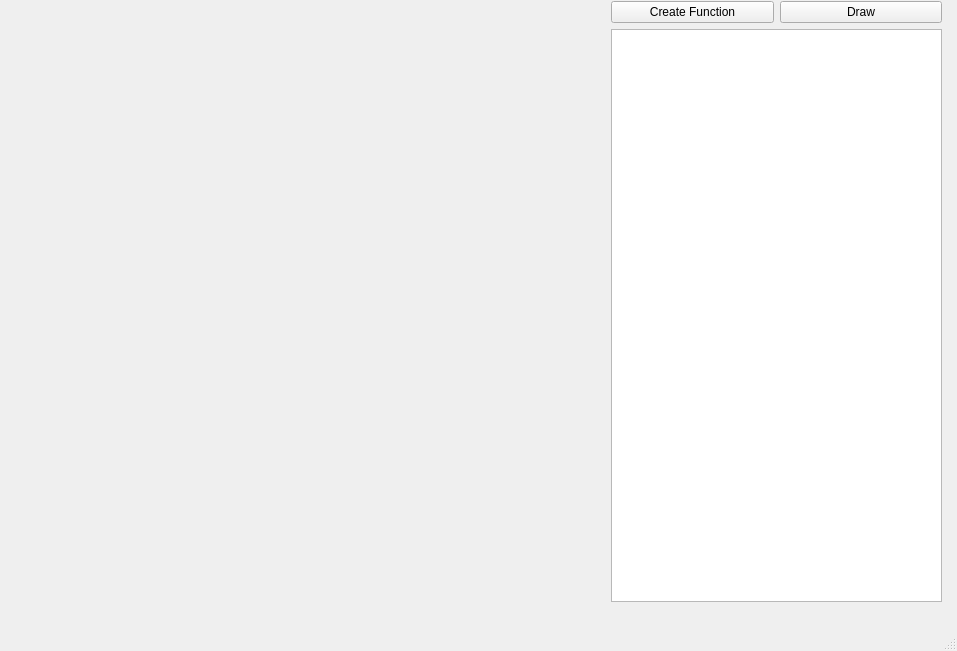
<?xml version="1.0" encoding="UTF-8"?>
<ui version="4.0">
 <class>MainWindow</class>
 <widget class="QMainWindow" name="MainWindow">
  <property name="geometry">
   <rect>
    <x>0</x>
    <y>0</y>
    <width>957</width>
    <height>651</height>
   </rect>
  </property>
  <property name="windowTitle">
   <string>MainWindow</string>
  </property>
  <widget class="QWidget" name="centralwidget">
   <widget class="QWidget" name="DrawerWidget" native="true">
    <property name="enabled">
     <bool>true</bool>
    </property>
    <property name="geometry">
     <rect>
      <x>0</x>
      <y>0</y>
      <width>600</width>
      <height>600</height>
     </rect>
    </property>
   </widget>
   <widget class="QWidget" name="">
    <property name="geometry">
     <rect>
      <x>611</x>
      <y>1</y>
      <width>331</width>
      <height>601</height>
     </rect>
    </property>
    <layout class="QVBoxLayout" name="verticalLayout">
     <item>
      <layout class="QHBoxLayout" name="horizontalLayout">
       <item>
        <widget class="QPushButton" name="addButton">
         <property name="text">
          <string>Create Function</string>
         </property>
        </widget>
       </item>
       <item>
        <widget class="QPushButton" name="drawButton">
         <property name="text">
          <string>Draw</string>
         </property>
        </widget>
       </item>
      </layout>
     </item>
     <item>
      <widget class="QListWidget" name="listWidget"/>
     </item>
    </layout>
   </widget>
  </widget>
  <widget class="QMenuBar" name="menubar">
   <property name="geometry">
    <rect>
     <x>0</x>
     <y>0</y>
     <width>957</width>
     <height>21</height>
    </rect>
   </property>
  </widget>
  <widget class="QStatusBar" name="statusbar"/>
 </widget>
 <resources/>
 <connections/>
</ui>
